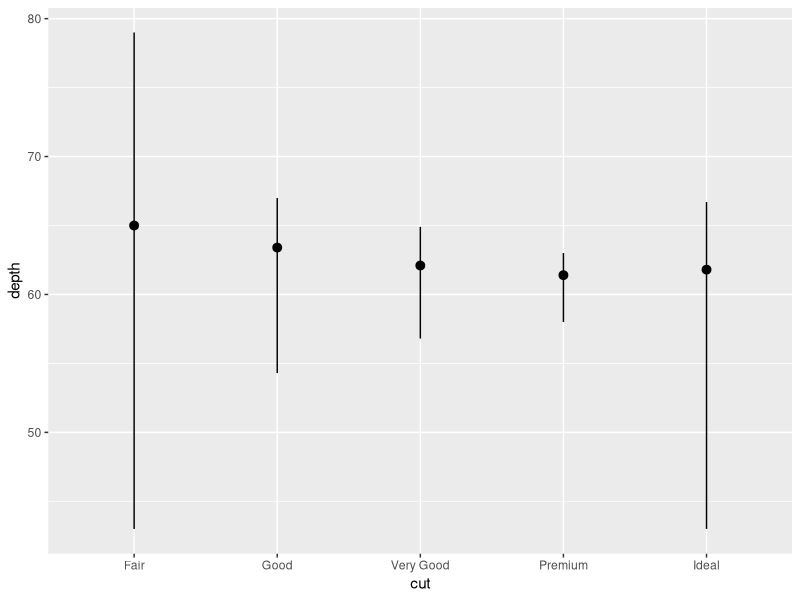
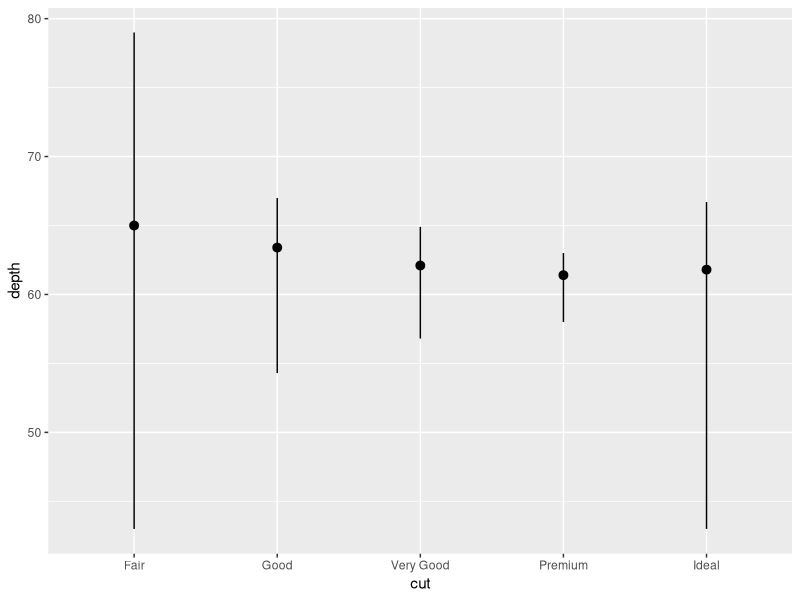
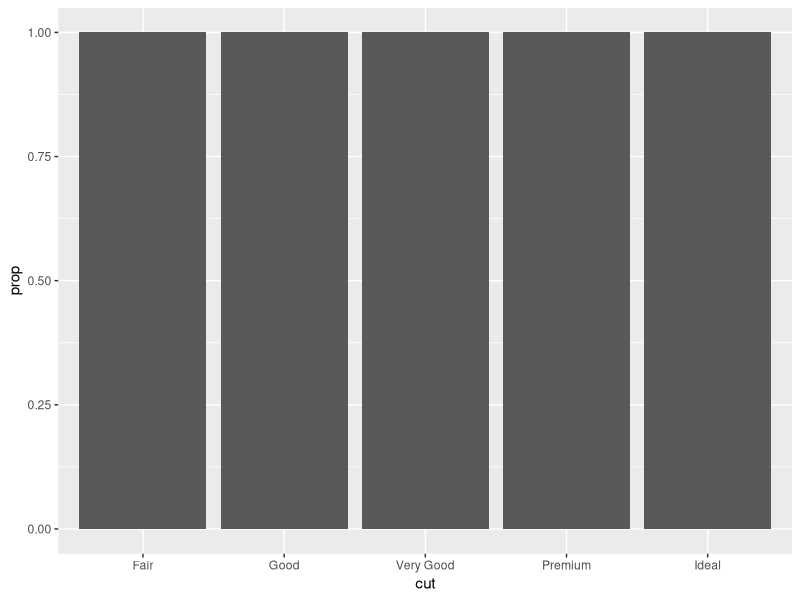
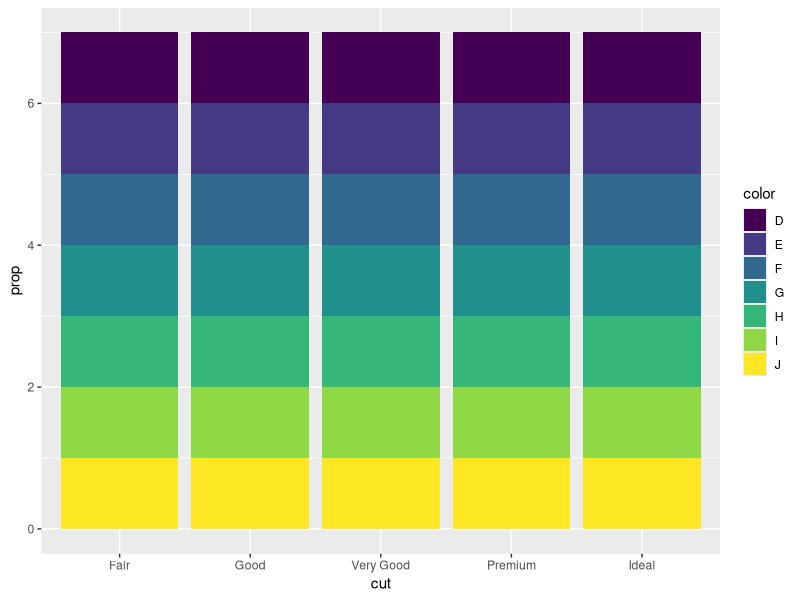

These figures' R source, in order:
## ---- chunk 1
#| output: false
# Loading Packages
library(tidyverse)
## ---- chunk 2
ggplot(diamonds) + 
  stat_summary(
    aes(x = cut, y = depth),
    fun.min = min,
    fun.max = max,
    fun = median
  )
## ---- chunk 3
ggplot(diamonds) + 
  geom_pointrange(
    aes(x = cut, y = depth),
    stat = "summary",
    fun.min = min,
    fun.max = max,
    fun = median
  )
## ---- chunk 4
ggplot(diamonds, aes(x = cut, y = after_stat(prop))) + 
  geom_bar()
ggplot(diamonds, aes(x = cut, fill = color, y = after_stat(prop))) + 
  geom_bar()
